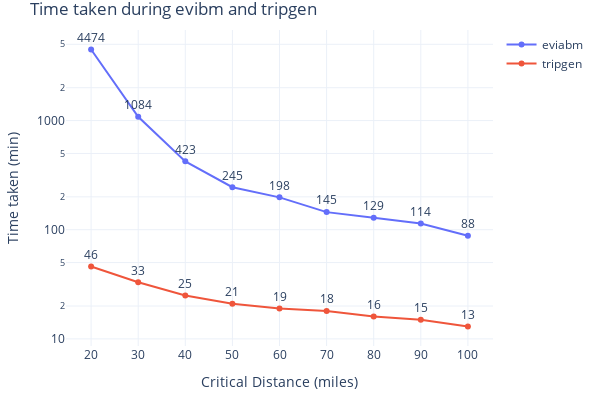

The notebook cell this image was saved under:
### Code cell
fig = go.Figure()
fig.add_trace(go.Scatter(x=comp_stats['param_value'], y=comp_stats['time_taken_eviabm'],
                    mode='lines+markers+text',
                    name='eviabm', text=comp_stats['time_taken_eviabm'],
                    textposition="top center"))
fig.add_trace(go.Scatter(x=comp_stats['param_value'], y=comp_stats['time_taken_tripgen'],
                         mode='lines+markers+text',
                         name='tripgen', text=comp_stats['time_taken_tripgen'],
                         textposition="top center"))
fig.update_xaxes(type='category')
fig.update_yaxes( type="log")
fig.update_layout(title="Time taken during evibm and tripgen",
                  yaxis_title="Time taken (min)", 
                  xaxis_title="Critical Distance (miles)", 
                  uniformtext_minsize=8, 
                  uniformtext_mode='hide', 
                  width=600, 
                  height=400, 
                  margin=dict(l=20, r=20, t=30, b=20),
                  template='plotly_white')
fig.show()

### Figure 1 — Plotly figure (JSON) as saved in the notebook; plotly's stock layout.template omitted (floating-point values rounded to 4 significant figures)
{"data": [{"mode": "lines+markers+text", "name": "eviabm", "text": [4474, 1084, 423, 245, 198, 145, 129, 114, 88], "textposition": "top center", "type": "scatter", "x": ["20", "30", "40", "50", "60", "70", "80", "90", "100"], "y": [4474, 1084, 423, 245, 198, 145, 129, 114, 88]}, {"mode": "lines+markers+text", "name": "tripgen", "text": [46, 33, 25, 21, 19, 18, 16, 15, 13], "textposition": "top center", "type": "scatter", "x": ["20", "30", "40", "50", "60", "70", "80", "90", "100"], "y": [46, 33, 25, 21, 19, 18, 16, 15, 13]}], "layout": {"height": 400, "margin": {"b": 20, "l": 20, "r": 20, "t": 30}, "title": {"text": "Time taken during evibm and tripgen"}, "uniformtext": {"minsize": 8, "mode": "hide"}, "width": 600, "xaxis": {"autorange": true, "range": [-0.536, 8.536], "title": {"text": "Critical Distance (miles)"}, "type": "category"}, "yaxis": {"autorange": true, "range": [0.9348, 3.83], "title": {"text": "Time taken (min)"}, "type": "log"}}}
